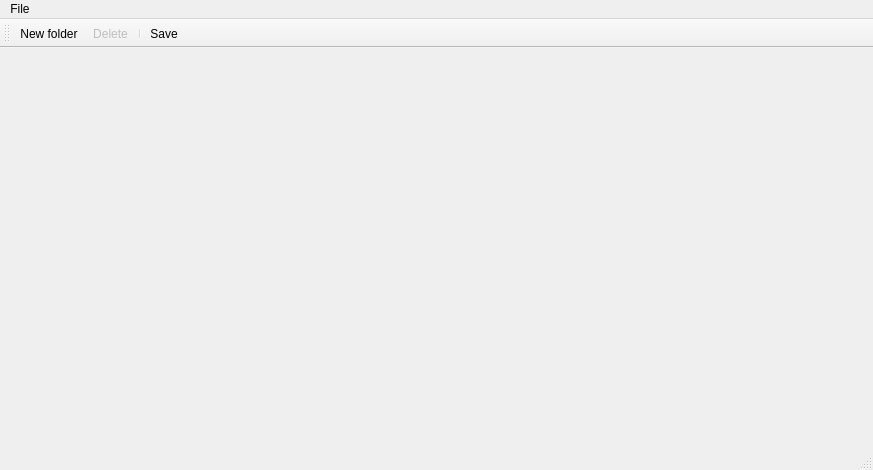
<?xml version="1.0" encoding="UTF-8"?>
<ui version="4.0">
 <class>MainWindow</class>
 <widget class="QMainWindow" name="MainWindow">
  <property name="geometry">
   <rect>
    <x>0</x>
    <y>0</y>
    <width>873</width>
    <height>470</height>
   </rect>
  </property>
  <property name="windowTitle">
   <string>MainWindow</string>
  </property>
  <widget class="QWidget" name="centralwidget"/>
  <widget class="QMenuBar" name="menubar">
   <property name="geometry">
    <rect>
     <x>0</x>
     <y>0</y>
     <width>873</width>
     <height>21</height>
    </rect>
   </property>
   <widget class="QMenu" name="menuFile">
    <property name="title">
     <string>File</string>
    </property>
    <addaction name="actionNew_folder"/>
    <addaction name="separator"/>
    <addaction name="actionSave"/>
    <addaction name="separator"/>
    <addaction name="actionExit"/>
   </widget>
   <addaction name="menuFile"/>
  </widget>
  <widget class="QStatusBar" name="statusbar"/>
  <widget class="QToolBar" name="toolBar">
   <property name="windowTitle">
    <string>toolBar</string>
   </property>
   <attribute name="toolBarArea">
    <enum>TopToolBarArea</enum>
   </attribute>
   <attribute name="toolBarBreak">
    <bool>false</bool>
   </attribute>
   <addaction name="actionNew_folder"/>
   <addaction name="actionDelete"/>
   <addaction name="separator"/>
   <addaction name="actionSave"/>
  </widget>
  <action name="actionNew_folder">
   <property name="icon">
    <iconset>
     <normaloff>../images/folder-add-svgrepo-com.svg</normaloff>../images/folder-add-svgrepo-com.svg</iconset>
   </property>
   <property name="text">
    <string>New folder</string>
   </property>
  </action>
  <action name="actionNew_parent_folder">
   <property name="icon">
    <iconset>
     <normaloff>images/folder parent.svg</normaloff>images/folder parent.svg</iconset>
   </property>
   <property name="text">
    <string>New parent folder</string>
   </property>
  </action>
  <action name="actionSave">
   <property name="icon">
    <iconset>
     <normaloff>../images/save.svg</normaloff>../images/save.svg</iconset>
   </property>
   <property name="text">
    <string>Save</string>
   </property>
   <property name="toolTip">
    <string>Save config</string>
   </property>
   <property name="shortcut">
    <string>Ctrl+S</string>
   </property>
  </action>
  <action name="actionExit">
   <property name="text">
    <string>Exit</string>
   </property>
  </action>
  <action name="actionDelete">
   <property name="enabled">
    <bool>false</bool>
   </property>
   <property name="icon">
    <iconset>
     <normaloff>../images/delete.svg</normaloff>../images/delete.svg</iconset>
   </property>
   <property name="text">
    <string>Delete</string>
   </property>
  </action>
  <action name="actionLoad">
   <property name="icon">
    <iconset>
     <normaloff>../images/load.jpg</normaloff>../images/load.jpg</iconset>
   </property>
   <property name="text">
    <string>Load</string>
   </property>
   <property name="toolTip">
    <string>Load config</string>
   </property>
   <property name="shortcut">
    <string>Ctrl+O</string>
   </property>
  </action>
  <action name="actionMove">
   <property name="icon">
    <iconset>
     <normaloff>../images/move.png</normaloff>../images/move.png</iconset>
   </property>
   <property name="text">
    <string>Move</string>
   </property>
   <property name="toolTip">
    <string>Move folder to different parent folder</string>
   </property>
  </action>
 </widget>
 <resources/>
 <connections/>
</ui>
